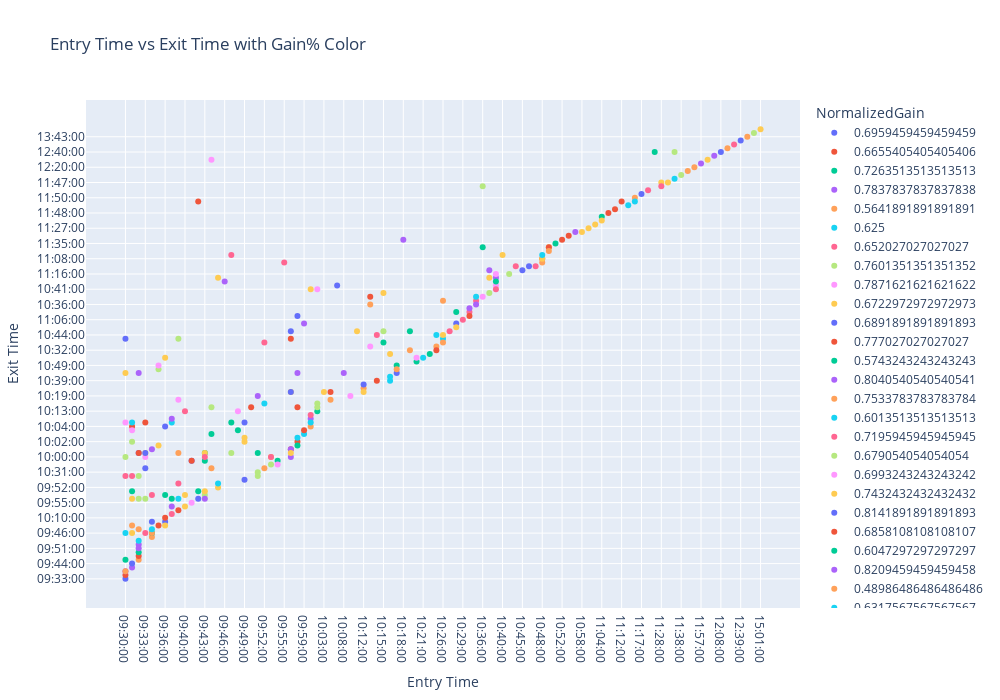

Write notebook code for a chart like this one.
### Code cell
import plotly.express as px

# Assuming 'trades' is your DataFrame with the trade information

# Create scatter plot
fig = px.scatter(trades, x="TimeEnter", y="TimeExit", color="Gain%", color_continuous_scale="RdBu",
                 title="Entry Time vs Exit Time with Gain% Color",
                 labels={"TimeEnter": "Entry Time", "TimeExit": "Exit Time", "Gain%": "Gain%"},
                 width=1000, height=700,
                 category_orders={"TimeEnter": trades["TimeEnter"].tolist(), "TimeExit": trades["TimeExit"].tolist()})

fig.update_yaxes(autorange="reversed")

# Show the plot
fig.show()
